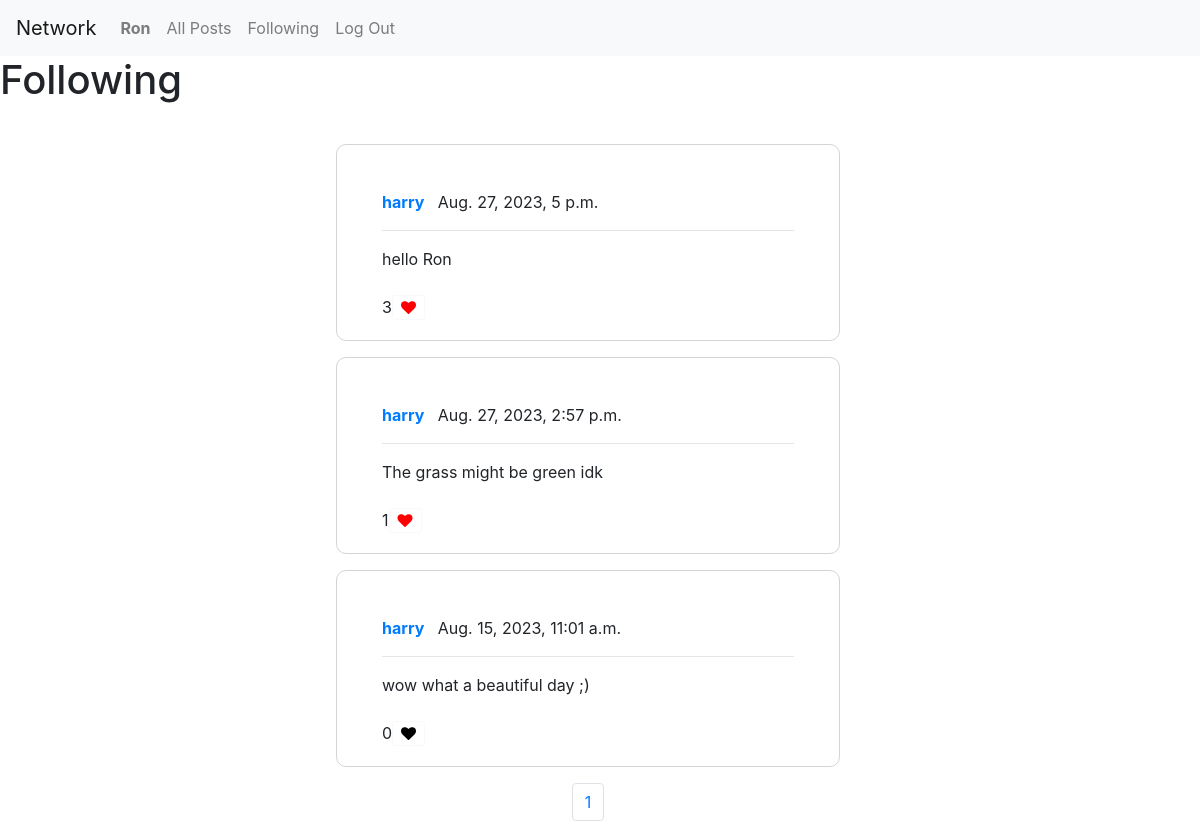
The page /following (signed in) on the database its author committed.
### network/models.py (models this page shows, shortened)
class User(AbstractUser):
    pass

class Post(models.Model):
    user =  models.ForeignKey(User, on_delete=models.CASCADE,  blank=True, null = True , related_name="posted_by")
    post = models.CharField(max_length=140)
    timestamp =  models.DateTimeField(auto_now_add=True)
    likes = models.ManyToManyField( User,  blank=True, related_name="totallikes")

### network/views.py (the view)
# urls.py: path("following", views.following, name="following"),
def following(request):
    current_user = request.user
    user = Profile.objects.get(user=current_user)
    profile_following = user.following.all()
    allPosts = Post.objects.all().order_by("timestamp").reverse()
    followingPost =[]
    for post in allPosts:
        for people in profile_following:
            if people == post.user:
                followingPost.append(post)
    paginator = Paginator(followingPost, 10)
    pageNumber = request.GET.get('page')
    pageposts = paginator.get_page(pageNumber)
    liked =[]
    try:
        for posts in allPosts:
            current_post = Post.objects.get(pk=posts.id)
            if request.user in current_post.likes.all():
                liked.append(posts.id)
    except:
        liked = []
    return render(request, "network/following.html",{
        "post": pageposts,
        "liked": liked,
    })

### network/templates/network/following.html (shortened to what this page needs)
{% extends "network/layout.html" %}
{% block body %}
<h1>Following</h1>
<section class="addpost my-3 mx-5">
    {% for post in post %}
<div class="allpost my-3 mx-5">
    <p><a href="{% url 'profile' post.user.id %}"><strong>{{post.user}}</strong></a> &nbsp {{post.timestamp}}</p>
    <hr>
{{post.post}}
<br>
<br>
<div class="float-left" id="post_liked{{post.id}}">
  {{post.likes.count}}
   </div>
{% if post.id in liked %}
<button class="btn btn-sm btn-outline-light float-left fa fa-heart" onclick="like({{post.id}},{{liked}})" style="font-size:15px;color:red" id="like{{post.id}}"></button>
{% else %}
<button class="btn btn-sm btn-outline-light float-left fa fa-heart" onclick="like({{post.id}},{{liked}})" style="font-size:15px;color:black" id="like{{post.id}}" ></button>
{% endif %}
</div>
{% endfor %}
<nav aria-label="Page navigation example">
    <ul class="pagination justify-content-center">
      {% for pages in post.paginator.page_range %}
      <li class="page-item"><a class="page-link" href="?page={{ pages }}">{{pages}}</a></li>
       {% endfor %}
    </ul>
  </nav>
</section>
{% endblock %}

### network/templates/network/layout.html (shortened to what this page needs)
{% load static %}
<!DOCTYPE html>
<html lang="en">
    <head>
        <link rel="stylesheet" href="https://stackpath.bootstrapcdn.com/bootstrap/4.4.1/css/bootstrap.min.css">
        <link href="{% static 'network/styles.css' %}" rel="stylesheet">
        <link rel="stylesheet" href="https://cdnjs.cloudflare.com/ajax/libs/font-awesome/4.7.0/css/font-awesome.min.css">
    </head>
    <body>
        <nav class="navbar navbar-expand-lg navbar-light bg-light">
            <a class="navbar-brand" href="{% url 'index' %}">Network</a>
            <div>
              <ul class="navbar-nav mr-auto">
                {% if user.is_authenticated %}
                    <li class="nav-item">
                        <a class="nav-link" href="{% url 'profile' request.user.id %}"><strong>{{ user.username }}</strong></a>
                    </li>
                {% endif %}
                <li class="nav-item">
                  <a class="nav-link" href="{% url 'index' %}">All Posts</a>
                </li>
                {% if user.is_authenticated %}
                    <li class="nav-item">
                        <a class="nav-link" href="{% url 'following' %}">Following</a>
                    </li>
                    <li class="nav-item">
                        <a class="nav-link" href="{% url 'logout' %}">Log Out</a>
                    </li>
                {% endif %}
              </ul>
            </div>
          </nav>
        <div class="body">
            {% block body %}
            {% endblock %}
        </div>
    </body>
</html>

### network/static/network/styles.css (style rules this page uses)
.addpost { width: 50%; position: absolute; left: 20% }
.allpost { border: 1px solid rgb(214, 211, 211); border-radius: 10px; padding: 45px; margin: 10px; }

### rows shown on the page
User: username "Ron"
Post: user "harry", timestamp "Aug. 27, 2023, 5 p.m.", post "hello Ron", likes.count "3"
Post: user "harry", timestamp "Aug. 27, 2023, 2:57 p.m.", post "The grass might be green idk", likes.count "1"
Post: user "harry", timestamp "Aug. 15, 2023, 11:01 a.m.", post "wow what a beautiful day ;)", likes.count "0"

### other values the page prints
{{ pages }} "1"
